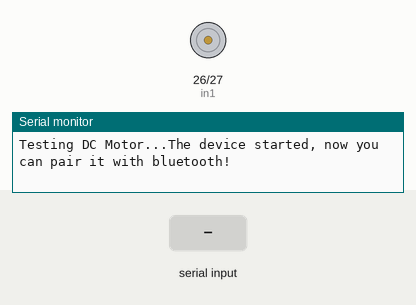
A sketch run on a simulated ESP32. On the bench: motor-driver pin pairs drawn as motors (green arrow = first pin HIGH = forward, orange = second pin HIGH = backward, longer = more drive, scaled by the enable pin), the last lines printed to the serial monitor. The test bench sets the inputs (shaded band). Nothing arrives over Bluetooth unless stated.

Above: at 1.2 s.
1.3 s: "90,45\n" received over the second serial link
At 2.1 s:
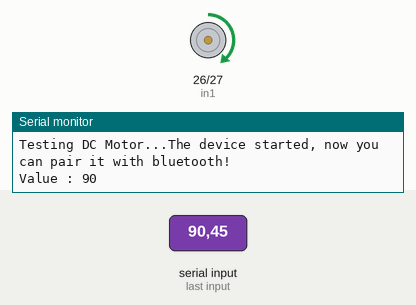
2.8 s: "30,150\n" received over the second serial link
At 3.3 s:
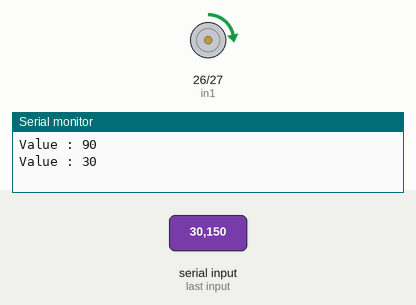
4.3 s: "200\n" received over the second serial link
At 5.5 s:
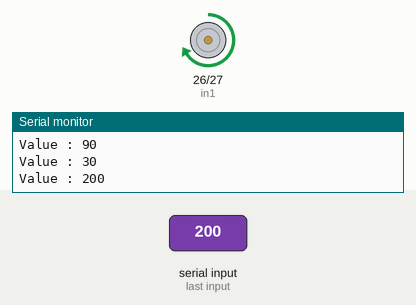
5.8 s: "90\n" received over the second serial link
At 6.8 s:
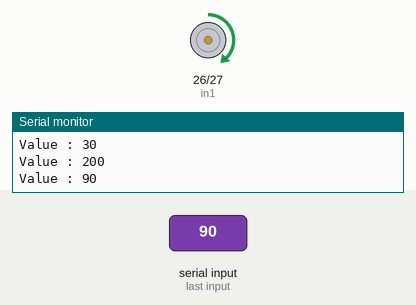
Timing chart, 0 to 8.3 s (numbered marks = the images above; inputs shaded):
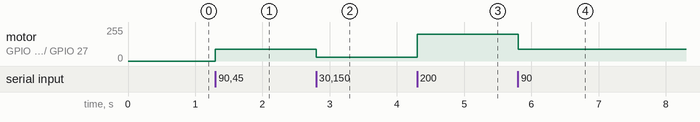

The sketch:

ESP32_Motor.ino
```cpp
#include "BluetoothSerial.h"

int in1=26, in2=27;
int enablePin=14;

BluetoothSerial SerialBT;

const int freq=3000;
const int pwmChannel=0;
const int resolution=8;
int dutyCycle=1000;
char inChar;
String inString="";

void setup(){
  pinMode(in1, OUTPUT);
  pinMode(in2, OUTPUT);
  pinMode(enablePin, OUTPUT);

  ledcSetup(pwmChannel,freq,resolution);
  ledcAttachPin(enablePin,pwmChannel);

  Serial.begin(115200);
  Serial.print("Testing DC Motor...");
  SerialBT.begin("ESP32_Motor"); //Bluetooth device name
  Serial.println("The device started, now you can pair it with bluetooth!");


}


void loop(){
  if (Serial.available()) {
    SerialBT.write(Serial.read());
  }

    while(SerialBT.available()){
      inChar=(char)SerialBT.read();
      inString += (char)inChar;

    if(inChar=='\n'){
      Serial.print("Value : ");
      Serial.println(inString.toInt());

      int val=inString.toInt();

      cw(val);

      inString="";
    }
  }
}

void cw(int pwm){
  digitalWrite(in1, HIGH);
  digitalWrite(in2, LOW);

  ledcWrite(pwmChannel, pwm);

}

void ccw(int pwm){
  digitalWrite(in1, LOW);
  digitalWrite(in2, HIGH);

  ledcWrite(pwmChannel, pwm);

}
```

Measured:
- after the input at 1.3 s, motor on GPIO 26 (in1) / GPIO 27 (in2): stopped → forward 90/255 at once
- after the input at 2.8 s, motor on GPIO 26 (in1) / GPIO 27 (in2): forward 90/255 → forward 30/255 at once
- after the input at 4.3 s, motor on GPIO 26 (in1) / GPIO 27 (in2): forward 30/255 → forward 199/255 at once
- after the input at 5.8 s, motor on GPIO 26 (in1) / GPIO 27 (in2): forward 199/255 → forward 90/255 at once
